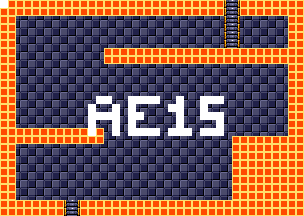

Below is a game level as drawn by its tile map, then a one-line description and the .tmx that defines it (tile-layer data replaced by summaries):
An orthogonal 38x27 tile map with 8x8 px tiles, 4 tile layers (background, foreground, room numbers, Objects), 15 tilesets.

<map version="1.5" tiledversion="1.7.1" orientation="orthogonal" renderorder="right-down" width="38" height="27" tilewidth="8" tileheight="8" infinite="0" nextlayerid="11" nextobjectid="1">
 <tileset firstgid="1" source="tilesheets/tsKarniMata.tsx" />
 <tileset firstgid="1025" source="tilesheets/tsVoodooWasp.tsx" />
 <tileset firstgid="2049" source="tilesheets/tsBurial.tsx" />
 <tileset firstgid="3073" source="tilesheets/tsBlueTemple.tsx" />
 <tileset firstgid="4097" source="tilesheets/tsGoddess.tsx" />
 <tileset firstgid="5121" source="tilesheets/tsKonark.tsx" />
 <tileset firstgid="6145" name="sEnemies" tilewidth="8" tileheight="8" tilecount="1024" columns="32">
  <image source="../grapx/tilesheets/sObjects.bmp" trans="ff94ff" width="256" height="256" />
 </tileset>
 <tileset firstgid="7169" source="tilesheets/tsIceTemple.tsx" />
 <tileset firstgid="8193" source="tilesheets/tsLavaArea.tsx" />
 <tileset firstgid="9217" source="tilesheets/tsBossArea.tsx" />
 <tileset firstgid="10241" source="tilesheets/tsPegu.tsx" />
 <tileset firstgid="11265" source="tilesheets/sTiwanakuTemple.tsx" />
 <tileset firstgid="12289" source="tilesheets/sIndraTemple.tsx" />
 <tileset firstgid="13313" source="tilesheets/sTeleport.tsx" />
 <tileset firstgid="14337" source="tilesheets/sObjects.tsx" />
 <layer id="2" name="background" width="38" height="27">
  <data>[1026 cells, 1026 non-empty, 2 distinct tile ids]</data>
 </layer>
 <layer id="1" name="foreground" width="38" height="27">
  <data>[1026 cells, 376 non-empty, 3 distinct tile ids]</data>
 </layer>
 <layer id="7" name="room numbers" width="38" height="27">
  <data>[1026 cells, 44 non-empty, 1 distinct tile ids]</data>
 </layer>
 <layer id="10" name="Objects" width="38" height="27">
  <data>[1026 cells, 0 non-empty, 0 distinct tile ids]</data>
 </layer>
</map>
